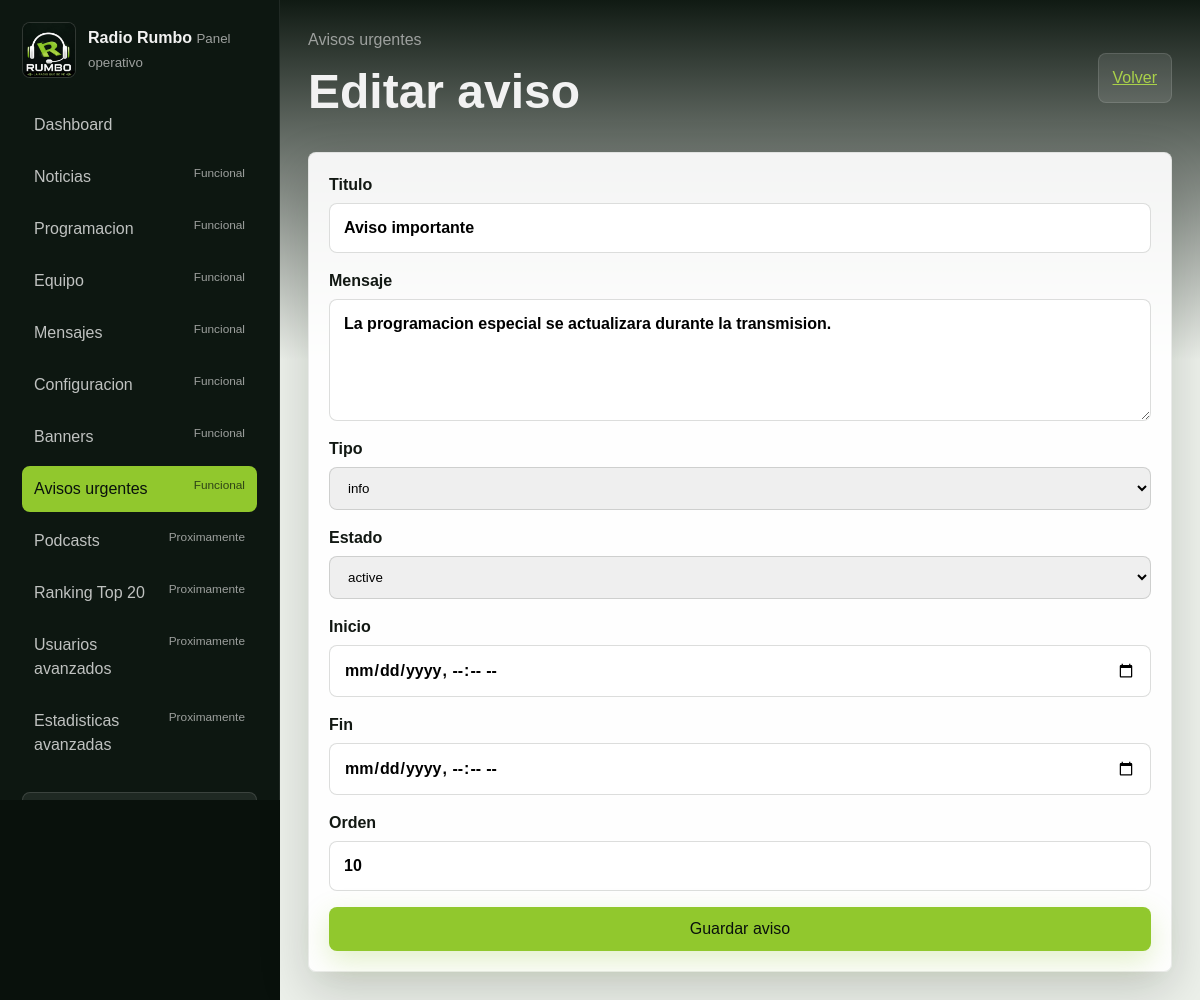
The app's page /admin/urgent-notices/edit/?id=1 (signed in) with its own data.
### tables this page shows
CREATE TABLE urgent_notices (
    id INT UNSIGNED AUTO_INCREMENT PRIMARY KEY,
    title VARCHAR(160) NOT NULL,
    message VARCHAR(500) NOT NULL,
    type ENUM('info', 'warning', 'urgent', 'event') NOT NULL DEFAULT 'info',
    status ENUM('draft', 'active', 'inactive', 'archived') NOT NULL DEFAULT 'draft',
    start_at DATETIME NULL,
    end_at DATETIME NULL,
    display_order INT UNSIGNED NOT NULL DEFAULT 0,
    created_at TIMESTAMP DEFAULT CURRENT_TIMESTAMP,
    updated_at TIMESTAMP DEFAULT CURRENT_TIMESTAMP ON UPDATE CURRENT_TIMESTAMP
);

### app/Core/View.php (called while the page is built, shortened)
<?php
final class View
{
    public static function render(string $view, array $data = []): void
    {
        $basePath = dirname(__DIR__, 2) . DIRECTORY_SEPARATOR . 'resources' . DIRECTORY_SEPARATOR . 'views';
        $relativePath = str_replace('.', DIRECTORY_SEPARATOR, $view) . '.php';
        $viewPath = $basePath . DIRECTORY_SEPARATOR . $relativePath;
        $realViewPath = realpath($viewPath);
        extract($data, EXTR_SKIP);
        require $realViewPath;
    }
}

### app/Controllers/Admin/UrgentNoticeController.php (called while the page is built, shortened)
<?php
final class UrgentNoticeController
{
    public function edit(array $mock, int $id): void
    {
        $this->renderForm(
            $mock,
            $this->requireUser(),
            $this->findOrRedirect($id),
            [],
            '/admin/urgent-notices/edit/?id=' . $id,
            'Editar aviso'
        );
    }
    private function renderForm(
        array $mock,
        array $user,
        array $old,
        array $errors,
        string $action,
        string $heading
    ): void {
        View::render('layouts.admin', [
            'active' => 'avisos',
            'action' => $action,
            'contentView' => 'urgent-notices/form',
            'errors' => $errors,
            'heading' => $heading,
            'mock' => $mock,
            'old' => $old,
            'pageTitle' => 'Radio Rumbo - ' . $heading,
            'user' => $user,
        ]);
    }
    private function findOrRedirect(int $id): array
    {
        try {
            $item = $this->noticeService()->find($id);
        } catch (Throwable) {
            $item = null;
        }
        return $item;
    }
    private function requireUser(): array
    {
        $user = $this->sessions()->user();
        return $user;
    }
    private function sessions(): SessionService
    {
        if (!$this->session instanceof SessionService) {
            $this->session = new SessionService();
        }
        return $this->session;
    }
    private function noticeService(): UrgentNoticeService
    {
        if (!$this->notices instanceof UrgentNoticeService) {
            $this->notices = new UrgentNoticeService();
        }
        return $this->notices;
    }
}

### public/admin/urgent-notices/edit/index.php (called while the page is built, shortened)
<?php
$rootPath = rr_bootstrap();
$controller = new UrgentNoticeController();
$id = (int) ($_GET['id'] ?? $_POST['id'] ?? 0);
$controller->edit(rr_mock_data($rootPath), $id);

### app/Helpers/SecurityHelper.php (called while the page is built, shortened)
<?php
final class SecurityHelper
{
    public static function e(string $value): string
    {
        return htmlspecialchars($value, ENT_QUOTES | ENT_SUBSTITUTE, 'UTF-8');
    }
}

### app/Core/Database.php (called while the page is built, shortened)
<?php
final class Database
{
    private static ?PDO $connection = null;
    public static function connection(): PDO
    {
        if (self::$connection instanceof PDO) {
            return self::$connection;
        }
        $host = self::env('DB_HOST', '127.0.0.1');
        $port = self::env('DB_PORT', '3306');
        $database = self::env('DB_DATABASE', 'radio_rumbo');
        $username = self::env('DB_USERNAME', 'root');
        $password = self::env('DB_PASSWORD', '');
        $dsn = sprintf(
            'mysql:host=%s;port=%s;dbname=%s;charset=utf8mb4',
            $host,
            $port,
            $database
        );
        try {
            self::$connection = new PDO($dsn, $username, $password, [
                PDO::ATTR_ERRMODE => PDO::ERRMODE_EXCEPTION,
                PDO::ATTR_DEFAULT_FETCH_MODE => PDO::FETCH_ASSOC,
                PDO::ATTR_EMULATE_PREPARES => false,
            ]);
        } catch (PDOException $exception) {
            throw new PDOException(
                'No se pudo conectar con la base de datos.',
                (int) $exception->getCode(),
                $exception
            );
        }
        return self::$connection;
    }
    private static function env(string $key, string $default = ''): string
    {
        $value = $_ENV[$key] ?? $_SERVER[$key] ?? getenv($key);
        return is_string($value) && $value !== '' ? $value : $default;
    }
}

### app/Models/UrgentNotice.php (called while the page is built, shortened)
<?php
final class UrgentNotice
{
    public function find(int $id): ?array
    {
        $statement = $this->pdo()->prepare(
            'SELECT id, title, message, type, status, start_at, end_at, display_order
             FROM urgent_notices
             WHERE id = :id
             LIMIT 1'
        );
        $statement->execute(['id' => $id]);
        $row = $statement->fetch();
        return is_array($row) ? $row : null;
    }
    private function pdo(): PDO
    {
        return $this->connection ?? Database::connection();
    }
}

### app/Services/UrgentNoticeService.php (called while the page is built, shortened)
<?php
final class UrgentNoticeService
{
    public function find(int $id): ?array
    {
        return $this->repository()->find($id);
    }
    private function repository(): UrgentNotice
    {
        if (!$this->notices instanceof UrgentNotice) {
            $this->notices = new UrgentNotice();
        }
        return $this->notices;
    }
}

### resources/views/admin/urgent-notices/form.php (the view, shortened to what this page needs)
<?php
$errors = is_array($errors ?? null) ? $errors : [];
$old = is_array($old ?? null) ? $old : [];
$action = is_string($action ?? null) ? $action : '/admin/urgent-notices/create/';
$heading = is_string($heading ?? null) ? $heading : 'Aviso';
?>
<header class="admin-topbar"><div><span>Avisos urgentes</span><h1><?= $e($heading) ?></h1></div><div class="admin-profile"><a href="/admin/urgent-notices/">Volver</a></div></header>
<section class="admin-panel">
    <form class="admin-form" action="<?= $e($action) ?>" method="post">
        <label>Titulo<input name="title" value="<?= $e((string) ($old['title'] ?? '')) ?>"><?php if (isset($errors['title'])): ?><small><?= $e((string) $errors['title']) ?></small><?php endif; ?></label>
        <label>Mensaje<textarea name="message" rows="4"><?= $e((string) ($old['message'] ?? '')) ?></textarea><?php if (isset($errors['message'])): ?><small><?= $e((string) $errors['message']) ?></small><?php endif; ?></label>
        <label>Tipo<select name="type"><?php foreach (UrgentNoticeValidator::TYPES as $value): ?><option value="<?= $e($value) ?>" <?= ($old['type'] ?? '') === $value ? 'selected' : '' ?>><?= $e($value) ?></option><?php endforeach; ?></select></label>
        <label>Estado<select name="status"><?php foreach (UrgentNoticeValidator::STATUSES as $value): ?><option value="<?= $e($value) ?>" <?= ($old['status'] ?? '') === $value ? 'selected' : '' ?>><?= $e($value) ?></option><?php endforeach; ?></select></label>
        <label>Inicio<input type="datetime-local" name="start_at" value="<?= $e(str_replace(' ', 'T', (string) ($old['start_at'] ?? ''))) ?>"></label>
        <label>Fin<input type="datetime-local" name="end_at" value="<?= $e(str_replace(' ', 'T', (string) ($old['end_at'] ?? ''))) ?>"></label>
        <label>Orden<input type="number" min="0" name="display_order" value="<?= $e((string) ($old['display_order'] ?? '0')) ?>"></label>
        <button class="btn btn-primary" type="submit">Guardar aviso</button>
    </form>
</section>

### public/assets/css/main.css (style rules this page uses)
:root { --color-primary: #91C82D; --color-primary-light: #AAD14A; --color-primary-dark: #72A223; --color-bg-dark: #09110C; --color-white-soft: #F2F2F2; --color-muted: #9DA09E; --color-ink: #121813; --color-panel: rgba(255, 255, 255, 0.12); --color-line: rgba(255, 255, 255, 0.16); --space-1: 8px; --space-2: 12px; --space-3: 18px; --space-4: 24px; --space-5: 36px; --space-6: 56px; --radius: 8px; --shadow: 0 18px 50px rgba(9, 17, 12, 0.18); }
* { box-sizing: border-box; }
html { scroll-behavior: smooth; }
body { margin: 0; color: var(--color-ink); background: #f1f4ef; font-family: Arial, Helvetica, sans-serif; line-height: 1.5; }
a { color: inherit; }
button, input, textarea { font: inherit; }
.btn, button { min-height: 42px; padding: 10px 16px; border: 0; border-radius: var(--radius); cursor: pointer; text-decoration: none; }
.btn-primary { color: var(--color-bg-dark); background: var(--color-primary); box-shadow: 0 10px 28px rgba(145, 200, 45, 0.25); }
input, textarea { width: 100%; padding: 12px 14px; border: 1px solid rgba(9, 17, 12, 0.14); border-radius: var(--radius); }

### public/assets/css/admin.css (style rules this page uses)
.admin-shell-body, .admin-login-body { min-height: 100vh; color: var(--color-white-soft); background: var(--color-bg-dark); }
.admin-brand small, .admin-topbar span, .admin-role-box small { color: var(--color-muted); }
.admin-topbar { display: flex; align-items: center; justify-content: space-between; gap: 20px; margin-bottom: 24px; }
.admin-topbar h1 { margin: 4px 0 0; font-size: clamp(2rem, 4vw, 3.5rem); letter-spacing: 0; }
.admin-profile { display: grid; justify-items: end; padding: 12px 14px; background: rgba(255, 255, 255, 0.1); border: 1px solid rgba(255, 255, 255, 0.12); border-radius: var(--radius); }
.admin-profile a { color: var(--color-primary-light); }
.admin-stats article, .admin-panel { padding: 20px; color: var(--color-ink); background: rgba(255, 255, 255, 0.92); border: 1px solid rgba(9, 17, 12, 0.08); border-radius: var(--radius); box-shadow: var(--shadow); }
.admin-form { display: grid; gap: 16px; }
.admin-form label, .login-card label { display: grid; gap: 6px; color: var(--color-ink); font-weight: 700; }
select { width: 100%; padding: 12px 14px; border: 1px solid rgba(9, 17, 12, 0.14); border-radius: var(--radius); }

### records on screen
urgent_notices: title "Aviso importante", message "La programacion especial se actualizara durante la transmision.", display_order "10"

### other values on screen
$e($item['label']) "Dashboard"
$e($item['label']) "Noticias"
$e($item['status']) "Funcional"
$e($item['label']) "Programacion"
$e($item['label']) "Equipo"
$e($item['label']) "Mensajes"
$e($item['label']) "Configuracion"
$e($item['label']) "Banners"
$e($item['label']) "Avisos urgentes"
$e($item['label']) "Podcasts"
$e($item['status']) "Proximamente"
$e($item['label']) "Ranking Top 20"
$e($item['label']) "Usuarios avanzados"
$e($item['label']) "Estadisticas avanzadas"
$e($heading) "Editar aviso"
